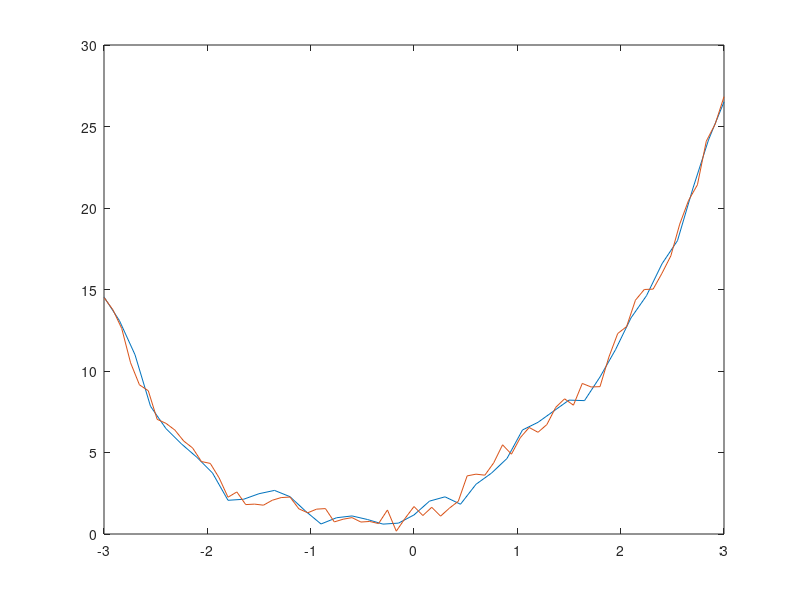
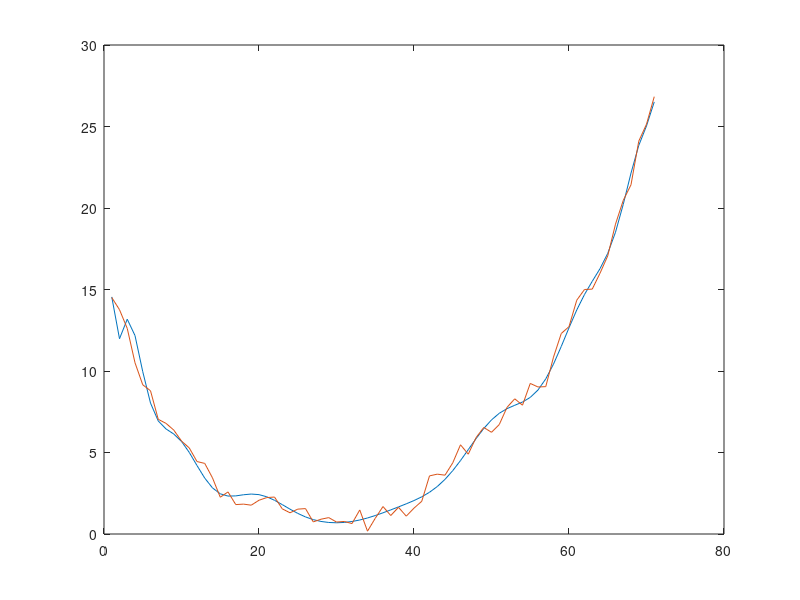

Here is the MATLAB script that generated these plots, in order:
load('lab2_01.mat');

x_id = id.X;
y_id = id.Y;
x_val = val.X;
y_val = val.Y;
n=20;

figure;
plot(x_id,y_id);
hold on;
plot(x_val,y_val);

phi_id = zeros(length(x_id),n);
phi_val = zeros(length(x_val),n);

for i=1:length(x_id)
    for j=1:n
    phi_id(i,j) = x_id(i)^(j-1);
    end
end

for i=1:length(x_val)
    for j=1:n
    phi_val(i,j) = x_val(i)^(j-1);
    end
end

theta = phi_id\y_id';
y_aprox = phi_val * theta;
e = y_val - y_aprox';
MSE = 1/length(e) * sum(e.^2);

figure;
plot(y_aprox);
hold on;
plot(y_val);
